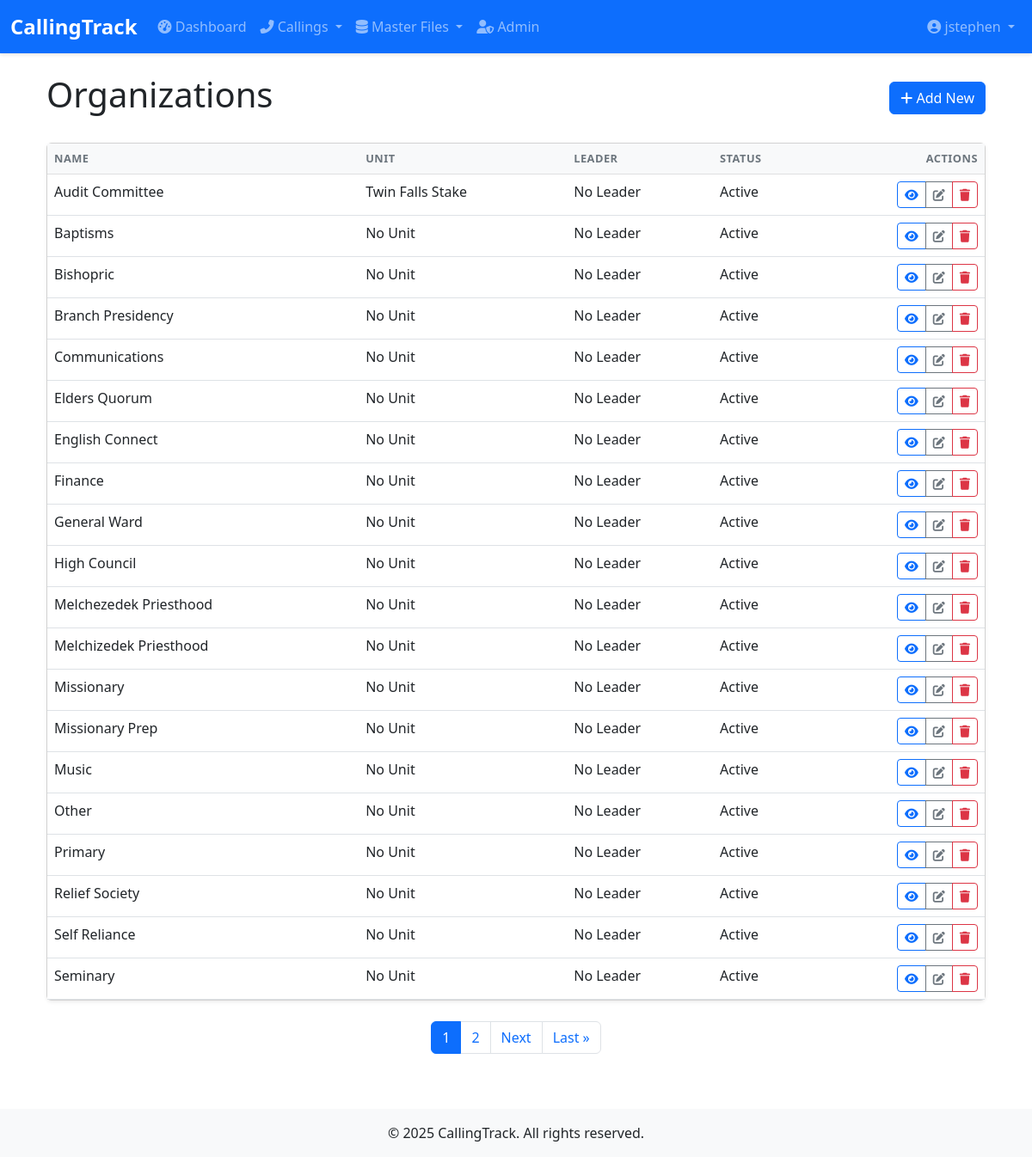
Screenshot of /callings/organizations/ (signed in) with the database file from the repository.
### accounts/models.py (models this page shows, shortened)
class User(AbstractUser):
    email = models.EmailField(_('email address'), unique=True)
    phone = models.CharField(_('phone number'), max_length=20, blank=True)
    class Meta:
        verbose_name = _('user')
        verbose_name_plural = _('users')

### callings/models.py (models this page shows, shortened)
class Organization(models.Model):
    name = models.CharField(max_length=100, unique=True)
    description = models.TextField(blank=True, null=True)
    unit = models.ForeignKey(Unit, on_delete=models.CASCADE, related_name='organizations', null=True, blank=True)
    leader = models.CharField(max_length=200, blank=True, null=True)
    is_active = models.BooleanField(default=True, help_text="Whether this organization is currently active")
    created_at = models.DateTimeField(auto_now_add=True)
    updated_at = models.DateTimeField(auto_now=True)
    class Meta:
        ordering = ['name']
    def get_list_display(self):
        return [
            self.name,
            self.unit.name if self.unit else 'No Unit',
            self.leader or 'No Leader',
            'Active' if self.is_active else 'Inactive'
        ]
    def get_absolute_url(self):
        return reverse('callings:organization-detail', kwargs={'pk': self.pk})

class Unit(models.Model):
    UNIT_TYPES = [
        ('WARD', 'Ward'),
        ('BRANCH', 'Branch'),
        ('STAKE', 'Stake'),
    ]
    name = models.CharField(max_length=100)
    unit_type = models.CharField(max_length=10, choices=UNIT_TYPES)
    parent_unit = models.ForeignKey('self', on_delete=models.SET_NULL, null=True, blank=True, related_name='child_units')
    meeting_time = models.TimeField(null=True, blank=True, help_text="Regular meeting time for this unit")
    location = models.CharField(max_length=200, blank=True, help_text="Physical location of the unit")
    is_active = models.BooleanField(default=True, help_text="Whether this unit is currently active")
    sort_order = models.PositiveSmallIntegerField(
        default=0,
        help_text="Order in which units should be displayed (lower numbers first)"
    )
    created_at = models.DateTimeField(auto_now_add=True)
    updated_at = models.DateTimeField(auto_now=True)
    class Meta:
        ordering = ['sort_order', 'name']

### callings/views.py (the view)
# urls.py: path('organizations/', views.OrganizationListView.as_view(), name='organization-list'),
class OrganizationListView(LoginRequiredMixin, TitleMixin, ListView):
    model = Organization
    template_name = 'callings/organization/organization_list.html'
    context_object_name = 'organizations'
    title = 'Organizations'
    paginate_by = 20
    def get_context_data(self, **kwargs):
        context = super().get_context_data(**kwargs)
        context['headers'] = ['Name', 'Unit', 'Leader', 'Status']
        return context

### callings/views.py (called while the page is built)
    def get_title(self):
        return self.title

    def get_context_data(self, **kwargs):
        context = super().get_context_data(**kwargs)
        context['title'] = self.get_title()
        return context

### callings/templates/callings/organization/organization_list.html (shortened to what this page needs)
{% extends 'callings/_list.html' %}
{% block content %}
{% with title='Organizations' create_url='callings:organization-create' update_url='callings:organization-update' delete_url='callings:organization-delete' %}
{% with headers=headers %}
{{ block.super }}
{% endwith %}
{% endwith %}
{% endblock %}

### callings/templates/callings/_list.html (shortened to what this page needs)
{% extends 'callings/base.html' %}
{% load table_tags %}
{% block content %}
<div class="container">
    <div class="d-flex justify-content-between align-items-center mb-4">
        <h1>{{ title }}</h1>
        {% if create_url %}
        <a href="{% url create_url %}" class="btn btn-primary">
            <i class="fas fa-plus"></i> Add New
        </a>
        {% endif %}
    </div>
    <div class="card">
        <div class="card-body p-0">
            <div class="table-responsive">
                <table class="table table-hover mb-0">
                    <thead class="table-light">
                        <tr>
                            {% if sortable_headers %}
                                {% for field, label in sortable_headers %}
                                <th>{% sort_header field label %}</th>
                                {% endfor %}
                            {% else %}
                                {% for header in headers %}
                                <th>{{ header }}</th>
                                {% endfor %}
                            {% endif %}
                            <th class="text-end">Actions</th>
                        </tr>
                    </thead>
                    <tbody>
                        {% for item in object_list %}
                        <tr>
                            {% for field in item.get_list_display %}
                            <td>{{ field }}</td>
                            {% endfor %}
                            <td class="text-end">
                                <div class="btn-group" role="group">
                                    <a href="{{ item.get_absolute_url }}" class="btn btn-sm btn-outline-primary"
                                       data-bs-toggle="tooltip" title="View">
                                        <i class="fas fa-eye"></i>
                                    </a>
                                    <a href="{% url update_url item.pk %}" class="btn btn-sm btn-outline-secondary"
                                       data-bs-toggle="tooltip" title="Edit">
                                        <i class="fas fa-edit"></i>
                                    </a>
                                    <a href="{% url delete_url item.pk %}" class="btn btn-sm btn-outline-danger"
                                       data-bs-toggle="tooltip" title="Delete">
                                        <i class="fas fa-trash"></i>
                                    </a>
                                </div>
                            </td>
                        </tr>
                        {% endfor %}
                    </tbody>
                </table>
            </div>
        </div>
    </div>
    {% if is_paginated %}
    <nav aria-label="Page navigation" class="mt-4">
        <ul class="pagination justify-content-center">
            {% for num in page_obj.paginator.page_range %}
                {% if page_obj.number == num %}
                <li class="page-item active">
                    <span class="page-link">{{ num }}</span>
                </li>
                {% elif num > page_obj.number|add:'-3' and num < page_obj.number|add:'3' %}
                <li class="page-item">
                    <a class="page-link" href="?page={{ num }}{% for key, value in request.GET.items %}{% if key != 'page' %}&{{ key }}={{ value }}{% endif %}{% endfor %}">
                        {{ num }}
                    </a>
                </li>
                {% endif %}
            {% endfor %}
            {% if page_obj.has_next %}
            <li class="page-item">
                <a class="page-link" href="?page={{ page_obj.next_page_number }}{% for key, value in request.GET.items %}{% if key != 'page' %}&{{ key }}={{ value }}{% endif %}{% endfor %}">
                    Next
                </a>
            </li>
            <li class="page-item">
                <a class="page-link" href="?page={{ page_obj.paginator.num_pages }}{% for key, value in request.GET.items %}{% if key != 'page' %}&{{ key }}={{ value }}{% endif %}{% endfor %}">
                    Last &raquo;
                </a>
            </li>
            {% endif %}
        </ul>
    </nav>
    {% endif %}
</div>
{% endblock %}

### callings/templates/callings/base.html (shortened to what this page needs)
<!DOCTYPE html>
{% load static %}
<html lang="en">
<head>
    <link href="https://cdn.jsdelivr.net/npm/bootstrap@5.3.0/dist/css/bootstrap.min.css" rel="stylesheet">
    <link rel="stylesheet" href="https://cdnjs.cloudflare.com/ajax/libs/font-awesome/6.4.0/css/all.min.css">
    <link rel="stylesheet" href="{% static 'css/styles.css' %}">
</head>
<body>
    <nav class="navbar navbar-expand-lg navbar-dark bg-primary">
        <div class="container-fluid">
            <a class="navbar-brand" href="{% url 'dashboard' %}">CallingTrack</a>
            <div class="collapse navbar-collapse" id="navbarNav">
                <ul class="navbar-nav me-auto">
                    <li class="nav-item">
                        <a class="nav-link" href="{% url 'dashboard' %}"><i class="fas fa-tachometer-alt"></i> Dashboard</a>
                    </li>
                    <li class="nav-item dropdown">
                        <a class="nav-link dropdown-toggle" href="#" id="callingsDropdown" role="button" data-bs-toggle="dropdown">
                            <i class="fas fa-phone-alt"></i> Callings
                        </a>
                    </li>
                    <li class="nav-item dropdown">
                        <a class="nav-link dropdown-toggle" href="#" id="masterFilesDropdown" role="button" data-bs-toggle="dropdown">
                            <i class="fas fa-database"></i> Master Files
                        </a>
                    </li>
                    {% if user.is_superuser %}
                    <li class="nav-item">
                        <a class="nav-link" href="/admin/" target="_blank"><i class="fas fa-user-shield"></i> Admin</a>
                    </li>
                    {% endif %}
                </ul>
                <ul class="navbar-nav">
                    {% if user.is_authenticated %}
                    <li class="nav-item dropdown">
                        <a class="nav-link dropdown-toggle" href="#" id="userDropdown" role="button" data-bs-toggle="dropdown">
                            <i class="fas fa-user-circle"></i> {{ user.get_full_name|default:user.username }}
                        </a>
                    </li>
                    {% else %}
                    <li class="nav-item">
                        <a class="nav-link" href="{% url 'login' %}"><i class="fas fa-sign-in-alt"></i> Login</a>
                    </li>
                    {% endif %}
                </ul>
            </div>
        </div>
    </nav>
    <main class="container mt-4">
        {% block content %}{% endblock %}
    </main>
    <footer class="bg-light mt-5 py-3">
        <div class="container text-center">
            <p class="mb-0">&copy; {% now "Y" %} CallingTrack. All rights reserved.</p>
        </div>
    </footer>
</body>
</html>

### callings/static/css/styles.css (style rules this page uses)
body { min-height: 100vh; display: flex; flex-direction: column; }
main { flex: 1; }
.navbar { box-shadow: 0 2px 4px rgba(0, 0, 0, 0.1); }
.navbar-brand { font-weight: 700; font-size: 1.5rem; }
.navbar-nav .nav-link { padding: 0.5rem 1rem; }
.card { margin-bottom: 1.5rem; box-shadow: 0 0.125rem 0.25rem rgba(0, 0, 0, 0.075); transition: transform 0.2s ease-in-out; }
.table th { font-weight: 600; text-transform: uppercase; font-size: 0.8rem; letter-spacing: 0.5px; color: #6c757d; }
footer { background-color: #f8f9fa; padding: 1.5rem 0; margin-top: auto; }

### rows the page displays
User: get_full_name "jstephen"
Organization: get_list_display "Audit Committee" "No Leader" "Active"
Unit: get_list_display "Twin Falls Stake"
Organization: get_list_display "Baptisms" "No Unit" "No Leader" "Active"
Organization: get_list_display "Bishopric" "No Unit" "No Leader" "Active"
Organization: get_list_display "Branch Presidency" "No Unit" "No Leader" "Active"
Organization: get_list_display "Communications" "No Unit" "No Leader" "Active"
Organization: get_list_display "Elders Quorum" "No Unit" "No Leader" "Active"
Organization: get_list_display "English Connect" "No Unit" "No Leader" "Active"
Organization: get_list_display "Finance" "No Unit" "No Leader" "Active"
Organization: get_list_display "General Ward" "No Unit" "No Leader" "Active"
Organization: get_list_display "High Council" "No Unit" "No Leader" "Active"
Organization: get_list_display "Melchezedek Priesthood" "No Unit" "No Leader" "Active"
Organization: get_list_display "Melchizedek Priesthood" "No Unit" "No Leader" "Active"
Organization: get_list_display "Missionary" "No Unit" "No Leader" "Active"
Organization: get_list_display "Missionary Prep" "No Unit" "No Leader" "Active"
Organization: get_list_display "Music" "No Unit" "No Leader" "Active"
Organization: get_list_display "Other" "No Unit" "No Leader" "Active"
Organization: get_list_display "Primary" "No Unit" "No Leader" "Active"
Organization: get_list_display "Relief Society" "No Unit" "No Leader" "Active"
Organization: get_list_display "Self Reliance" "No Unit" "No Leader" "Active"
Organization: get_list_display "Seminary" "No Unit" "No Leader" "Active"

### other values shown
{{ title }} "Organizations"
{{ header }} "NAME" "UNIT" "LEADER" "STATUS"
{{ num }} "1"
{{ num }} "2"
